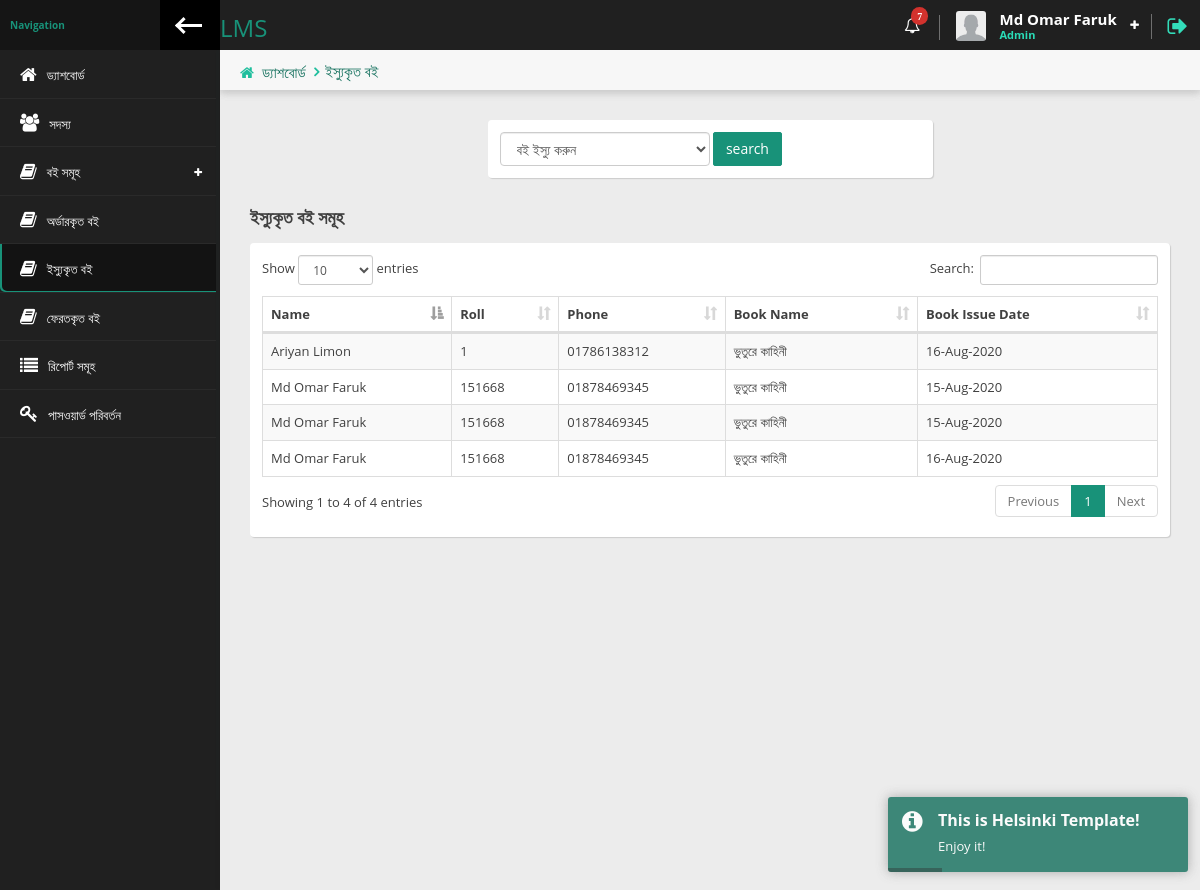
The app's page /librarin/issue-book.php (signed in) with its own data.
### tables this page shows
CREATE TABLE `librarin` (
  `id` int(11) NOT NULL,
  `fname` varchar(50) NOT NULL,
  `lname` varchar(50) NOT NULL,
  `email` varchar(100) NOT NULL,
  `username` varchar(20) NOT NULL,
  `password` varchar(100) NOT NULL,
  `datetime` timestamp NOT NULL DEFAULT current_timestamp()
);

CREATE TABLE `issue_books` (
  `id` int(11) NOT NULL,
  `student_id` int(5) NOT NULL,
  `book_id` int(5) NOT NULL,
  `book_issue_date` varchar(10) NOT NULL,
  `book_return_date` varchar(10) NOT NULL,
  `datetime` timestamp NOT NULL DEFAULT current_timestamp()
);

CREATE TABLE `students` (
  `id` int(11) NOT NULL,
  `fname` varchar(100) NOT NULL,
  `lname` varchar(100) NOT NULL,
  `roll` int(6) NOT NULL,
  `reg` int(6) NOT NULL,
  `email` varchar(50) NOT NULL,
  `username` varchar(100) NOT NULL,
  `password` varchar(100) NOT NULL,
  `phone` varchar(100) NOT NULL,
  `image` varchar(100) NOT NULL,
  `status` tinyint(1) NOT NULL,
  `datetime` timestamp NOT NULL DEFAULT current_timestamp()
);

CREATE TABLE `books` (
  `id` int(5) NOT NULL,
  `category_id` int(11) NOT NULL,
  `book_name` varchar(70) DEFAULT NULL,
  `book_image` varchar(100) DEFAULT NULL,
  `book_author_name` varchar(50) DEFAULT NULL,
  `book_publication_name` varchar(50) DEFAULT NULL,
  `book_purchase_date` varchar(50) DEFAULT NULL,
  `book_price` varchar(10) DEFAULT NULL,
  `book_qty` int(5) DEFAULT NULL,
  `available_qty` int(5) DEFAULT NULL,
  `librarin_username` varchar(50) DEFAULT NULL,
  `datetime` timestamp NOT NULL DEFAULT current_timestamp()
);

### librarin/issue-book.php (the view, shortened to what this page needs)
<?php
require_once 'hedar.php';
        ?>
<div class="content-header">
    <div class="leftside-content-header">
        <ul class="breadcrumbs">
            <li><i class="fa fa-home" aria-hidden="true"></i><a href="#">ড্যাশবোর্ড</a></li>
            <li><a href="javascript:avoid(0)">ইস্যুকৃত বই</a></li>
        </ul>
    </div>
</div>
<div class="row animated fadeInUp">
    <div class="col-sm-6 col-sm-offset-3">
        <div class="panel">
            <div class="panel-content">
                <div class="row">
                    <div class="col-md-12">
                        <form class="form-inline" action="" method="post">
                            <div class="form-group">
                                <select class="form-control" name="student_id">
                                    <option value="">বই ইস্যু করুন</option>
                                </select>
                            </div>
                            <div class="form-group">
                                <button type="submit" class="btn btn-primary" name="search">search</button>
                            </div>
                        </form>
                    </div>
                </div>
            </div>
        </div>
    </div>
</div>
<div class="content-header">
    <div class="leftside-content-header">
        <ul class="breadcrumbs">
            <li><i class="fa fa-home" aria-hidden="true"></i><a href="#">ড্যাশবোর্ড</a></li>
            <li><i href="javascript:avoid(0)"></i><a href="#">ইস্যুকৃত বই </a></li>
        </ul>
    </div>
</div>
<div class="row animated fadeInUp">
    <div class="col-sm-12">
        <h4 class="section-subtitle"><b>ইস্যুকৃত বই সমূহ</b></h4>
        <div class="panel">
            <div class="panel-content">
                <div class="table-responsive">
                    <table id="basic-table" class=" table-bordered data-table table table-striped nowrap table-hover" cellspacing="0" width="100%">
                        <thead>
                            <tr>
                                <th>Name</th>
                                <th>Roll</th>
                                <th>Phone</th>
                                <th>Book Name</th>
                                <th>Book Issue Date</th>
                            </tr>
                        </thead>
                        <tbody>
                            <?php
                            $result= mysqli_query($con,"SELECT `issue_books`.`id`,`issue_books`.`book_id`,`issue_books`.`book_issue_date`,`students`.`fname`,`students`.`lname`,`students`.`roll`,`students`.`phone`,`books`.`book_name`
                                FROM `issue_books`
                                INNER JOIN `students` ON `students`.`id`=`issue_books`.`student_id`
                                INNER JOIN `books` ON `books`.`id`= `issue_books`.`book_id`
                                WHERE `issue_books`.`book_return_date`= ''");
                            while ($row = mysqli_fetch_assoc($result)){
                                ?>
                                <tr>
                                    <td><?= ucwords( $row['fname'].' '.$row['lname'])?></td>
                                    <td><?= $row['roll']?></td>
                                    <td><?= $row['phone']?></td>
                                    <td><?= $row['book_name']?></td>
                                    <td><?= date('d-M-Y',strtotime($row['book_issue_date']))?></td>
                                </tr>
                                <?php
                            }
                            ?>
                        </tbody>
                    </table>
                </div>
            </div>
        </div>
    </div>
</div>
<?php
require_once 'footer.php';
?>

### librarin/hedar.php (shortened to what this page needs)
<?php
$page = explode('/',$_SERVER['PHP_SELF']);
$page = end($page);
require_once '../dbcon.php';
$librarin_login = $_SESSION['librarin_login'];
$data = mysqli_query($con,"SELECT * FROM `librarin` WHERE `email`= '$librarin_login'");
$librarin_info = mysqli_fetch_assoc($data);
?>
<!doctype html>
<html lang="en" class="fixed left-sidebar-top">
<head>
    <link href="../assets/vendor/pace/pace-theme-minimal.css" rel="stylesheet" />
    <link rel="stylesheet" href="../assets/vendor/bootstrap/css/bootstrap.css">
    <link rel="stylesheet" href="../assets/vendor/font-awesome/css/font-awesome.css">
    <link rel="stylesheet" href="../assets/vendor/animate.css/animate.css">
    <link rel="stylesheet" href="../assets/vendor/toastr/toastr.min.css">
    <link rel="stylesheet" href="../assets/vendor/magnific-popup/magnific-popup.css">
    <link rel="stylesheet" href="../assets/vendor/data-table/media/css/dataTables.bootstrap.min.css">
    <link rel="stylesheet" href="../assets/stylesheets/css/style.css">
</head>
<body>
    <div class="wrap">
        <div class="page-header">
            <div class="leftside-header">
                <div class="logo">
                    <a href="index.php" class="on-click">
                        <h3>LMS</h3>
                    </a>
                </div>
            </div>
            <div class="rightside-header">
                <div class="header-section hidden-xs" id="notice-headerbox">
                    <div class="notice" id="alerts-notice">
                        <i class="fa fa-bell-o" aria-hidden="true"><span class="badge badge-xs badge-top-right x-danger">7</span></i>
                    </div>
                </div>
                <div class="header-section" id="user-headerbox">
                    <div class="user-header-wrap">
                        <div class="user-photo">
                            <img alt="profile photo" src="../images/user.png"/>
                        </div>
                        <div class="user-info">
                            <span class="user-name"><?= ucwords($librarin_info ['fname'].' '.$librarin_info ['lname'])?></span>
                            <span class="user-profile">Admin</span>
                        </div>
                        <i class="fa fa-plus icon-open" aria-hidden="true"></i>
                    </div>
                </div>
                <div class="header-section">
                    <a href="logout.php" data-toggle="tooltip" data-placement="left" title="Logout"><i class="fa fa-sign-out log-out" aria-hidden="true"></i></a>
                </div>
            </div>
        </div>
        <div class="page-body">
            <div class="left-sidebar">
                <div class="left-sidebar-header">
                    <div class="left-sidebar-title">Navigation</div>
                    <div class="left-sidebar-toggle c-hamburger c-hamburger--htla hidden-xs" data-toggle-class="left-sidebar-collapsed" data-target="html">
                        <span></span>
                    </div>
                </div>
                <div id="left-nav" class="nano">
                    <div class="nano-content">
                        <nav>
                            <ul class="nav nav-left-lines" id="main-nav">
                                <li class="<?= $page == 'index.php'? 'active-item':'' ?>"><a href="index.php"><i class="fa fa-home" aria-hidden="true"></i><span>ড্যাশবোর্ড</span></a></li>
                                <li class="<?= $page == 'students.php'? 'active-item':'' ?>"><a href="students.php"><i class="fa fa-users" aria-hidden="true"></i><span>সদস্য</span></a></li>
                                <li class="has-child-item close-item <?= $page == 'add-book.php' ? 'open-item':'' ?><?= $page == 'manage-books.php' ? 'open-item':'' ?>">
                                    <a><i class="fa fa-book" aria-hidden="true"></i><span>বই সমূহ</span></a>
                                </li>
                                <li class="<?= $page == 'book_order_list.php'? 'active-item':'' ?>"><a href="book_order_list.php"><i class="fa fa-book" aria-hidden="true"></i><span>অর্ডারকৃত বই</span></a></li>
                                <li class="<?= $page == 'issue-book.php'? 'active-item':'' ?>"><a href="issue-book.php"><i class="fa fa-book" aria-hidden="true"></i><span>ইস্যুকৃত বই</span></a></li>
                                <li class="<?= $page == 'return-book.php'? 'active-item':'' ?>"><a href="return-book.php"><i class="fa fa-book" aria-hidden="true"></i><span>ফেরতকৃত বই</span></a></li>
                                <li class="<?= $page == 'report.php'? 'active-item':'' ?>"><a href="report.php"><i class="fa fa-list" aria-hidden="true"></i><span>রিপোর্ট সমূহ</span></a></li>
                                <li class="<?= $page == 'change_password.php'? 'active-item':'' ?>"><a href="change_password.php">
                                    <i class="fa fa-key" aria-hidden="true"></i><span>পাসওয়ার্ড পরিবর্তন </span></a></li>
                                </ul>
                            </nav>
                        </div>
                    </div>
                </div>
                <div class="content">

### records on screen
librarin: fname+lname "Md Omar Faruk"
issue_books: student.lname "Md Omar Faruk", student.roll "151668", student.phone "01878469345", book.book_name "ভুতুরে কাহিনী", book_issue_date "15-Aug-2020"
issue_books: student.lname "Md Omar Faruk", student.roll "151668", student.phone "01878469345", book.book_name "ভুতুরে কাহিনী", book_issue_date "15-Aug-2020"
issue_books: student.lname "Md Omar Faruk", student.roll "151668", student.phone "01878469345", book.book_name "ভুতুরে কাহিনী", book_issue_date "16-Aug-2020"
issue_books: student.lname "Ariyan Limon", student.roll "1", student.phone "01786138312", book.book_name "ভুতুরে কাহিনী", book_issue_date "16-Aug-2020"
